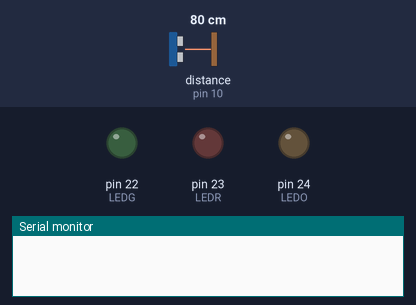
A sketch run on a simulated Arduino Mega 2560, built with avr-gcc and run on an emulated ATmega2560. Parts: output pins drawn as LEDs (lit = HIGH), the last lines printed to the serial monitor. Wiring (inferred from the names in the program): 2 × ultrasonic range finder: trigger pin 0, echo pin 7 / trigger pin 6, echo pin 10. The inputs (shaded band) are chosen by the test bench; at power-on: distance to the obstacle (sensor on pin 10) 80 cm. The echo pulse lasts 58.3 µs per cm; pins used as bus, display or sensor lines are not drawn.

Above: at 0.1 s.
At 2.1 s:
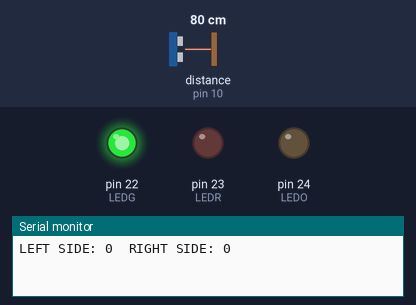
Timing chart, 0 to 3.6 s (numbered marks = the images above):
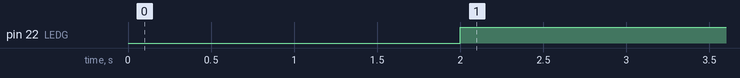

The sketch:

Distance_Sensor_Code.ino
```cpp
 #define seconde 1800

  // Goal = Making Ultrasonic sensor working
  // defines pins numbers
  const int Ltrig = 6;  //L = left
  const int Lecho = 7;
  const int Rtrig = 9;  //R = Right
  const int Recho = 10;
  const int LStrig = 0; //LS stands for Left side
  const int LSecho = 0;
  const int RStrig = 0; //RS stands for Right side
  const int RSecho = 0;

  //LED RED
  int LEDR = 23;
  //LED GREEN
  int LEDG = 22;
  //LED ORANGE
  int LEDO = 24;
  // defines variables

  int Ldistance;
  int Rdistance;
  int LSdistance;
  int RSdistance;

  long duration;
  int distance;

void setup() {

  pinMode(Ltrig, OUTPUT); // Sets the trigPin as an Output
  pinMode(Lecho, INPUT); // Sets the echoPin as an Input
  pinMode(Rtrig, OUTPUT); // Sets the trigPin as an Output
  pinMode(Recho, INPUT);
  pinMode(LStrig, OUTPUT); // Sets the trigPin as an Output
  pinMode(LSecho, INPUT);
  pinMode(RStrig, OUTPUT); // Sets the trigPin as an Output
  pinMode(RSecho, INPUT);

  pinMode(LEDR, OUTPUT);
  pinMode(LEDG, OUTPUT);
  pinMode(LEDO, OUTPUT);
  Serial.begin(9600); // Starts the serial communication

}

void loop(){
  // Clears the trigPin
  Ldistance = SensorDistance(Ltrig, Lecho);

  Rdistance = SensorDistance(Rtrig, Recho);

  Displaydistancesensor(Ldistance, Rdistance);

  led(distance);

}
```

Display_Distance_Sensor.ino
```cpp
  void Displaydistancesensor(int Ldistance, int Rdistance){
  Serial.print("LEFT SIDE: ");
  Serial.print(Ldistance);
  Serial.print("  RIGHT SIDE: ");
  Serial.print(Rdistance);
  Serial.println("");
  }
```

LED.ino
```cpp
#define dichtbij 20
#define veryclose 10
void led(int distance){

    if(distance > dichtbij){
    digitalWrite(LEDG, LOW);
    digitalWrite(LEDO, LOW);
    digitalWrite(LEDR, HIGH);
  }else if(distance <= dichtbij){
    if(distance >= veryclose){
      digitalWrite(LEDR, LOW);
      digitalWrite(LEDG, LOW);
      digitalWrite(LEDO, HIGH);
    }else{
      digitalWrite(LEDR, LOW);
      digitalWrite(LEDO, LOW);
      digitalWrite(LEDG, HIGH);
    }
  }
  return;
}
```

SensorDistance.ino
```cpp
  int SensorDistance(int trigPin, int echoPin){
  // Sets the trigPin on HIGH state for 10 micro seconds
  delayMicroseconds(2);

  digitalWrite(trigPin, HIGH);

  delayMicroseconds(10);

  digitalWrite(trigPin, LOW);

  // Reads the echoPin, returns the sound wave travel time in microseconds
  duration = pulseIn(echoPin, HIGH);

  distance = duration*0.034/2;

  return(distance);
  }
```

Measured:
- by itself, pin 22 (LEDG): LOW → HIGH at 2.0 s
